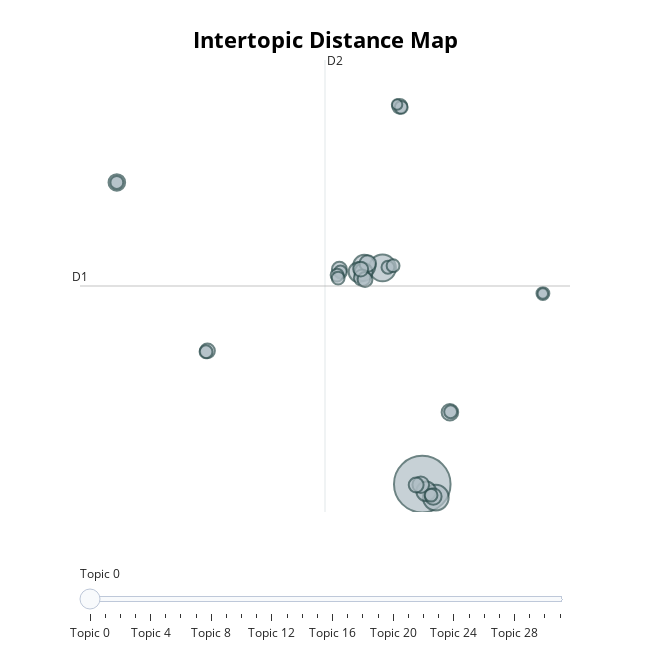

Notebook source saved alongside this figure:
### Code cell
topic_model.visualize_topics()

### Figure 1 — Plotly figure (JSON) as saved in the notebook; plotly's stock layout.template omitted (floating-point values rounded to 4 significant figures)
{"data": [{"customdata": [[0, "chicken | add | going | butter | fried", 58], [1, "mic | drop | yeah | love | scared", 13], [2, "pack | game | fun | lot | minecraft", 12], [3, "eyes | never | known | whole | hell", 9], [4, "oh | jack | mean | bye | guys", 7], [5, "dogs | people | park | city | nasa", 7], [6, "vatr88 | gotta | short | ground | hold", 6], [7, "fen | yet | back | sleep | meeting", 5], [8, "fuck | gonna | rule | man | spider", 5], [9, "number | feet | stretch | steve | pippin", 5], [10, "lion | meme | clanker | juggling | slur", 5], [11, "water | vivomer | fat | fluid | bye", 5], [12, "like | denim | fucking | roommate | people", 5], [13, "spider | marvel | man | bro | zombies", 4], [14, "cat | bean | mittens | tiktok | cats", 4], [15, "continued | eggsy | nobody | carpet | home", 4], [16, "tail | rex | pumpkins | atlas | catsoco", 4], [17, "switch | texas | stunt | wright | scott", 4], [18, "statement | deception | size | graph | occur", 4], [19, "song | happy | babies | brand | sidechain", 3], [20, "sam | brennan | suit | changer | game", 3], [21, "triangle | triangular | score | country | tier", 3], [22, "diesel | fuel | plastic | 000 | plastiline", 3], [23, "peace | rest | reich | chainsaw | truck", 3], [24, "sound | effects | ducking | keyframes | graphics", 3], [25, "want | business | sky | airport | catch", 3], [26, "knows | unhappy | ashamed | discovering | confess", 3], [27, "lenses | lens | camera | 2x | girlfriend", 3], [28, "empathy | peck | soft | toy | validate", 3], [29, "ludwig | contraption | cave | hydrogen | room", 3], [30, "lose | never | mind | whimsy | self", 2], [31, "feels | diseases | tongue | lick | appears", 2]], "hovertemplate": "<b>Topic %{customdata[0]}</b><br>%{customdata[1]}<br>Size: %{customdata[2]}", "legendgroup": "", "marker": {"color": "#B0BEC5", "size": [58, 13, 12, 9, 7, 7, 6, 5, 5, 5, 5, 5, 5, 4, 4, 4, 4, 4, 4, 3, 3, 3, 3, 3, 3, 3, 3, 3, 3, 3, 2, 2], "sizemode": "area", "sizeref": 0.03625, "symbol": "circle", "line": {"color": "DarkSlateGrey", "width": 2}}, "mode": "markers", "name": "", "orientation": "v", "showlegend": false, "x": [3.594, 1.209, 4.405, 0.1107, -0.2311, 3.828, 0.0731, 0.3247, -0.009117, 3.504, 5.252, -14.73, 4.255, 0.1589, -1.378, -0.1001, 3.227, -9.293, 2.239, 1.533, -1.313, 2.332, -14.73, -1.517, 1.842, 4.12, 10.83, -9.379, 5.295, -1.454, 2.082, 10.83], "xaxis": "x", "y": [-7.436, 12.07, -8.65, 12.24, 11.7, -8.076, 11.69, 12.47, 11.18, -7.487, -0.9505, 19.78, -8.551, 11.02, 11.95, 11.96, -7.512, 4.588, 26.65, 12.13, 11.7, 26.55, 19.78, 11.42, 12.27, -8.429, 9.75, 4.504, -0.9078, 11.15, 26.8, 9.751], "yaxis": "y", "type": "scatter"}], "layout": {"xaxis": {"anchor": "y", "domain": [0.0, 1.0], "title": {"text": ""}, "visible": false, "range": [-16.94, 12.46]}, "yaxis": {"anchor": "x", "domain": [0.0, 1.0], "title": {"text": ""}, "visible": false, "range": [-9.948, 30.82]}, "legend": {"tracegroupgap": 0, "itemsizing": "constant"}, "margin": {"t": 60}, "title": {"font": {"size": 22, "color": "Black"}, "text": "<b>Intertopic Distance Map</b>", "y": 0.95, "x": 0.5, "xanchor": "center", "yanchor": "top"}, "hoverlabel": {"font": {"size": 16, "family": "Rockwell"}, "bgcolor": "white"}, "width": 650, "height": 650, "sliders": [{"active": 0, "pad": {"t": 50}, "steps": [{"args": [{"marker.color": [["red", "#B0BEC5", "#B0BEC5", "#B0BEC5", "#B0BEC5", "#B0BEC5", "#B0BEC5", "#B0BEC5", "#B0BEC5", "#B0BEC5", "#B0BEC5", "#B0BEC5", "#B0BEC5", "#B0BEC5", "#B0BEC5", "#B0BEC5", "#B0BEC5", "#B0BEC5", "#B0BEC5", "#B0BEC5", "#B0BEC5", "#B0BEC5", "#B0BEC5", "#B0BEC5", "#B0BEC5", "#B0BEC5", "#B0BEC5", "#B0BEC5", "#B0BEC5", "#B0BEC5", "#B0BEC5", "#B0BEC5"]]}], "label": "Topic 0", "method": "update"}, {"args": [{"marker.color": [["#B0BEC5", "red", "#B0BEC5", "#B0BEC5", "#B0BEC5", "#B0BEC5", "#B0BEC5", "#B0BEC5", "#B0BEC5", "#B0BEC5", "#B0BEC5", "#B0BEC5", "#B0BEC5", "#B0BEC5", "#B0BEC5", "#B0BEC5", "#B0BEC5", "#B0BEC5", "#B0BEC5", "#B0BEC5", "#B0BEC5", "#B0BEC5", "#B0BEC5", "#B0BEC5", "#B0BEC5", "#B0BEC5", "#B0BEC5", "#B0BEC5", "#B0BEC5", "#B0BEC5", "#B0BEC5", "#B0BEC5"]]}], "label": "Topic 1", "method": "update"}, {"args": [{"marker.color": [["#B0BEC5", "#B0BEC5", "red", "#B0BEC5", "#B0BEC5", "#B0BEC5", "#B0BEC5", "#B0BEC5", "#B0BEC5", "#B0BEC5", "#B0BEC5", "#B0BEC5", "#B0BEC5", "#B0BEC5", "#B0BEC5", "#B0BEC5", "#B0BEC5", "#B0BEC5", "#B0BEC5", "#B0BEC5", "#B0BEC5", "#B0BEC5", "#B0BEC5", "#B0BEC5", "#B0BEC5", "#B0BEC5", "#B0BEC5", "#B0BEC5", "#B0BEC5", "#B0BEC5", "#B0BEC5", "#B0BEC5"]]}], "label": "Topic 2", "method": "update"}, {"args": [{"marker.color": [["#B0BEC5", "#B0BEC5", "#B0BEC5", "red", "#B0BEC5", "#B0BEC5", "#B0BEC5", "#B0BEC5", "#B0BEC5", "#B0BEC5", "#B0BEC5", "#B0BEC5", "#B0BEC5", "#B0BEC5", "#B0BEC5", "#B0BEC5", "#B0BEC5", "#B0BEC5", "#B0BEC5", "#B0BEC5", "#B0BEC5", "#B0BEC5", "#B0BEC5", "#B0BEC5", "#B0BEC5", "#B0BEC5", "#B0BEC5", "#B0BEC5", "#B0BEC5", "#B0BEC5", "#B0BEC5", "#B0BEC5"]]}], "label": "Topic 3", "method": "update"}, {"args": [{"marker.color": [["#B0BEC5", "#B0BEC5", "#B0BEC5", "#B0BEC5", "red", "#B0BEC5", "#B0BEC5", "#B0BEC5", "#B0BEC5", "#B0BEC5", "#B0BEC5", "#B0BEC5", "#B0BEC5", "#B0BEC5", "#B0BEC5", "#B0BEC5", "#B0BEC5", "#B0BEC5", "#B0BEC5", "#B0BEC5", "#B0BEC5", "#B0BEC5", "#B0BEC5", "#B0BEC5", "#B0BEC5", "#B0BEC5", "#B0BEC5", "#B0BEC5", "#B0BEC5", "#B0BEC5", "#B0BEC5", "#B0BEC5"]]}], "label": "Topic 4", "method": "update"}, {"args": [{"marker.color": [["#B0BEC5", "#B0BEC5", "#B0BEC5", "#B0BEC5", "#B0BEC5", "red", "#B0BEC5", "#B0BEC5", "#B0BEC5", "#B0BEC5", "#B0BEC5", "#B0BEC5", "#B0BEC5", "#B0BEC5", "#B0BEC5", "#B0BEC5", "#B0BEC5", "#B0BEC5", "#B0BEC5", "#B0BEC5", "#B0BEC5", "#B0BEC5", "#B0BEC5", "#B0BEC5", "#B0BEC5", "#B0BEC5", "#B0BEC5", "#B0BEC5", "#B0BEC5", "#B0BEC5", "#B0BEC5", "#B0BEC5"]]}], "label": "Topic 5", "method": "update"}, {"args": [{"marker.color": [["#B0BEC5", "#B0BEC5", "#B0BEC5", "#B0BEC5", "#B0BEC5", "#B0BEC5", "red", "#B0BEC5", "#B0BEC5", "#B0BEC5", "#B0BEC5", "#B0BEC5", "#B0BEC5", "#B0BEC5", "#B0BEC5", "#B0BEC5", "#B0BEC5", "#B0BEC5", "#B0BEC5", "#B0BEC5", "#B0BEC5", "#B0BEC5", "#B0BEC5", "#B0BEC5", "#B0BEC5", "#B0BEC5", "#B0BEC5", "#B0BEC5", "#B0BEC5", "#B0BEC5", "#B0BEC5", "#B0BEC5"]]}], "label": "Topic 6", "method": "update"}, {"args": [{"marker.color": [["#B0BEC5", "#B0BEC5", "#B0BEC5", "#B0BEC5", "#B0BEC5", "#B0BEC5", "#B0BEC5", "red", "#B0BEC5", "#B0BEC5", "#B0BEC5", "#B0BEC5", "#B0BEC5", "#B0BEC5", "#B0BEC5", "#B0BEC5", "#B0BEC5", "#B0BEC5", "#B0BEC5", "#B0BEC5", "#B0BEC5", "#B0BEC5", "#B0BEC5", "#B0BEC5", "#B0BEC5", "#B0BEC5", "#B0BEC5", "#B0BEC5", "#B0BEC5", "#B0BEC5", "#B0BEC5", "#B0BEC5"]]}], "label": "Topic 7", "method": "update"}, {"args": [{"marker.color": [["#B0BEC5", "#B0BEC5", "#B0BEC5", "#B0BEC5", "#B0BEC5", "#B0BEC5", "#B0BEC5", "#B0BEC5", "red", "#B0BEC5", "#B0BEC5", "#B0BEC5", "#B0BEC5", "#B0BEC5", "#B0BEC5", "#B0BEC5", "#B0BEC5", "#B0BEC5", "#B0BEC5", "#B0BEC5", "#B0BEC5", "#B0BEC5", "#B0BEC5", "#B0BEC5", "#B0BEC5", "#B0BEC5", "#B0BEC5", "#B0BEC5", "#B0BEC5", "#B0BEC5", "#B0BEC5", "#B0BEC5"]]}], "label": "Topic 8", "method": "update"}, {"args": [{"marker.color": [["#B0BEC5", "#B0BEC5", "#B0BEC5", "#B0BEC5", "#B0BEC5", "#B0BEC5", "#B0BEC5", "#B0BEC5", "#B0BEC5", "red", "#B0BEC5", "#B0BEC5", "#B0BEC5", "#B0BEC5", "#B0BEC5", "#B0BEC5", "#B0BEC5", "#B0BEC5", "#B0BEC5", "#B0BEC5", "#B0BEC5", "#B0BEC5", "#B0BEC5", "#B0BEC5", "#B0BEC5", "#B0BEC5", "#B0BEC5", "#B0BEC5", "#B0BEC5", "#B0BEC5", "#B0BEC5", "#B0BEC5"]]}], "label": "Topic 9", "method": "update"}, {"args": [{"marker.color": [["#B0BEC5", "#B0BEC5", "#B0BEC5", "#B0BEC5", "#B0BEC5", "#B0BEC5", "#B0BEC5", "#B0BEC5", "#B0BEC5", "#B0BEC5", "red", "#B0BEC5", "#B0BEC5", "#B0BEC5", "#B0BEC5", "#B0BEC5", "#B0BEC5", "#B0BEC5", "#B0BEC5", "#B0BEC5", "#B0BEC5", "#B0BEC5", "#B0BEC5", "#B0BEC5", "#B0BEC5", "#B0BEC5", "#B0BEC5", "#B0BEC5", "#B0BEC5", "#B0BEC5", "#B0BEC5", "#B0BEC5"]]}], "label": "Topic 10", "method": "update"}, {"args": [{"marker.color": [["#B0BEC5", "#B0BEC5", "#B0BEC5", "#B0BEC5", "#B0BEC5", "#B0BEC5", "#B0BEC5", "#B0BEC5", "#B0BEC5", "#B0BEC5", "#B0BEC5", "red", "#B0BEC5", "#B0BEC5", "#B0BEC5", "#B0BEC5", "#B0BEC5", "#B0BEC5", "#B0BEC5", "#B0BEC5", "#B0BEC5", "#B0BEC5", "#B0BEC5", "#B0BEC5", "#B0BEC5", "#B0BEC5", "#B0BEC5", "#B0BEC5", "#B0BEC5", "#B0BEC5", "#B0BEC5", "#B0BEC5"]]}], "label": "Topic 11", "method": "update"}, {"args": [{"marker.color": [["#B0BEC5", "#B0BEC5", "#B0BEC5", "#B0BEC5", "#B0BEC5", "#B0BEC5", "#B0BEC5", "#B0BEC5", "#B0BEC5", "#B0BEC5", "#B0BEC5", "#B0BEC5", "red", "#B0BEC5", "#B0BEC5", "#B0BEC5", "#B0BEC5", "#B0BEC5", "#B0BEC5", "#B0BEC5", "#B0BEC5", "#B0BEC5", "#B0BEC5", "#B0BEC5", "#B0BEC5", "#B0BEC5", "#B0BEC5", "#B0BEC5", "#B0BEC5", "#B0BEC5", "#B0BEC5", "#B0BEC5"]]}], "label": "Topic 12", "method": "update"}, {"args": [{"marker.color": [["#B0BEC5", "#B0BEC5", "#B0BEC5", "#B0BEC5", "#B0BEC5", "#B0BEC5", "#B0BEC5", "#B0BEC5", "#B0BEC5", "#B0BEC5", "#B0BEC5", "#B0BEC5", "#B0BEC5", "red", "#B0BEC5", "#B0BEC5", "#B0BEC5", "#B0BEC5", "#B0BEC5", "#B0BEC5", "#B0BEC5", "#B0BEC5", "#B0BEC5", "#B0BEC5", "#B0BEC5", "#B0BEC5", "#B0BEC5", "#B0BEC5", "#B0BEC5", "#B0BEC5", "#B0BEC5", "#B0BEC5"]]}], "label": "Topic 13", "method": "update"}, {"args": [{"marker.color": [["#B0BEC5", "#B0BEC5", "#B0BEC5", "#B0BEC5", "#B0BEC5", "#B0BEC5", "#B0BEC5", "#B0BEC5", "#B0BEC5", "#B0BEC5", "#B0BEC5", "#B0BEC5", "#B0BEC5", "#B0BEC5", "red", "#B0BEC5", "#B0BEC5", "#B0BEC5", "#B0BEC5", "#B0BEC5", "#B0BEC5", "#B0BEC5", "#B0BEC5", "#B0BEC5", "#B0BEC5", "#B0BEC5", "#B0BEC5", "#B0BEC5", "#B0BEC5", "#B0BEC5", "#B0BEC5", "#B0BEC5"]]}], "label": "Topic 14", "method": "update"}, {"args": [{"marker.color": [["#B0BEC5", "#B0BEC5", "#B0BEC5", "#B0BEC5", "#B0BEC5", "#B0BEC5", "#B0BEC5", "#B0BEC5", "#B0BEC5", "#B0BEC5", "#B0BEC5", "#B0BEC5", "#B0BEC5", "#B0BEC5", "#B0BEC5", "red", "#B0BEC5", "#B0BEC5", "#B0BEC5", "#B0BEC5", "#B0BEC5", "#B0BEC5", "#B0BEC5", "#B0BEC5", "#B0BEC5", "#B0BEC5", "#B0BEC5", "#B0BEC5", "#B0BEC5", "#B0BEC5", "#B0BEC5", "#B0BEC5"]]}], "label": "Topic 15", "method": "update"}, {"args": [{"marker.color": [["#B0BEC5", "#B0BEC5", "#B0BEC5", "#B0BEC5", "#B0BEC5", "#B0BEC5", "#B0BEC5", "#B0BEC5", "#B0BEC5", "#B0BEC5", "#B0BEC5", "#B0BEC5", "#B0BEC5", "#B0BEC5", "#B0BEC5", "#B0BEC5", "red", "#B0BEC5", "#B0BEC5", "#B0BEC5", "#B0BEC5", "#B0BEC5", "#B0BEC5", "#B0BEC5", "#B0BEC5", "#B0BEC5", "#B0BEC5", "#B0BEC5", "#B0BEC5", "#B0BEC5", "#B0BEC5", "#B0BEC5"]]}], "label": "Topic 16", "method": "update"}, {"args": [{"marker.color": [["#B0BEC5", "#B0BEC5", "#B0BEC5", "#B0BEC5", "#B0BEC5", "#B0BEC5", "#B0BEC5", "#B0BEC5", "#B0BEC5", "#B0BEC5", "#B0BEC5", "#B0BEC5", "#B0BEC5", "#B0BEC5", "#B0BEC5", "#B0BEC5", "#B0BEC5", "red", "#B0BEC5", "#B0BEC5", "#B0BEC5", "#B0BEC5", "#B0BEC5", "#B0BEC5", "#B0BEC5", "#B0BEC5", "#B0BEC5", "#B0BEC5", "#B0BEC5", "#B0BEC5", "#B0BEC5", "#B0BEC5"]]}], "label": "Topic 17", "method": "update"}, {"args": [{"marker.color": [["#B0BEC5", "#B0BEC5", "#B0BEC5", "#B0BEC5", "#B0BEC5", "#B0BEC5", "#B0BEC5", "#B0BEC5", "#B0BEC5", "#B0BEC5", "#B0BEC5", "#B0BEC5", "#B0BEC5", "#B0BEC5", "#B0BEC5", "#B0BEC5", "#B0BEC5", "#B0BEC5", "red", "#B0BEC5", "#B0BEC5", "#B0BEC5", "#B0BEC5", "#B0BEC5", "#B0BEC5", "#B0BEC5", "#B0BEC5", "#B0BEC5", "#B0BEC5", "#B0BEC5", "#B0BEC5", "#B0BEC5"]]}], "label": "Topic 18", "method": "update"}, {"args": [{"marker.color": [["#B0BEC5", "#B0BEC5", "#B0BEC5", "#B0BEC5", "#B0BEC5", "#B0BEC5", "#B0BEC5", "#B0BEC5", "#B0BEC5", "#B0BEC5", "#B0BEC5", "#B0BEC5", "#B0BEC5", "#B0BEC5", "#B0BEC5", "#B0BEC5", "#B0BEC5", "#B0BEC5", "#B0BEC5", "red", "#B0BEC5", "#B0BEC5", "#B0BEC5", "#B0BEC5", "#B0BEC5", "#B0BEC5", "#B0BEC5", "#B0BEC5", "#B0BEC5", "#B0BEC5", "#B0BEC5", "#B0BEC5"]]}], "label": "Topic 19", "method": "update"}, {"args": [{"marker.color": [["#B0BEC5", "#B0BEC5", "#B0BEC5", "#B0BEC5", "#B0BEC5", "#B0BEC5", "#B0BEC5", "#B0BEC5", "#B0BEC5", "#B0BEC5", "#B0BEC5", "#B0BEC5", "#B0BEC5", "#B0BEC5", "#B0BEC5", "#B0BEC5", "#B0BEC5", "#B0BEC5", "#B0BEC5", "#B0BEC5", "red", "#B0BEC5", "#B0BEC5", "#B0BEC5", "#B0BEC5", "#B0BEC5", "#B0BEC5", "#B0BEC5", "#B0BEC5", "#B0BEC5", "#B0BEC5", "#B0BEC5"]]}], "label": "Topic 20", "method": "update"}, {"args": [{"marker.color": [["#B0BEC5", "#B0BEC5", "#B0BEC5", "#B0BEC5", "#B0BEC5", "#B0BEC5", "#B0BEC5", "#B0BEC5", "#B0BEC5", "#B0BEC5", "#B0BEC5", "#B0BEC5", "#B0BEC5", "#B0BEC5", "#B0BEC5", "#B0BEC5", "#B0BEC5", "#B0BEC5", "#B0BEC5", "#B0BEC5", "#B0BEC5", "red", "#B0BEC5", "#B0BEC5", "#B0BEC5", "#B0BEC5", "#B0BEC5", "#B0BEC5", "#B0BEC5", "#B0BEC5", "#B0BEC5", "#B0BEC5"]]}], "label": "Topic 21", "method": "update"}, {"args": [{"marker.color": [["#B0BEC5", "#B0BEC5", "#B0BEC5", "#B0BEC5", "#B0BEC5", "#B0BEC5", "#B0BEC5", "#B0BEC5", "#B0BEC5", "#B0BEC5", "#B0BEC5", "#B0BEC5", "#B0BEC5", "#B0BEC5", "#B0BEC5", "#B0BEC5", "#B0BEC5", "#B0BEC5", "#B0BEC5", "#B0BEC5", "#B0BEC5", "#B0BEC5", "red", "#B0BEC5", "#B0BEC5", "#B0BEC5", "#B0BEC5", "#B0BEC5", "#B0BEC5", "#B0BEC5", "#B0BEC5", "#B0BEC5"]]}], "label": "Topic 22", "method": "update"}, {"args": [{"marker.color": [["#B0BEC5", "#B0BEC5", "#B0BEC5", "#B0BEC5", "#B0BEC5", "#B0BEC5", "#B0BEC5", "#B0BEC5", "#B0BEC5", "#B0BEC5", "#B0BEC5", "#B0BEC5", "#B0BEC5", "#B0BEC5", "#B0BEC5", "#B0BEC5", "#B0BEC5", "#B0BEC5", "#B0BEC5", "#B0BEC5", "#B0BEC5", "#B0BEC5", "#B0BEC5", "red", "#B0BEC5", "#B0BEC5", "#B0BEC5", "#B0BEC5", "#B0BEC5", "#B0BEC5", "#B0BEC5", "#B0BEC5"]]}], "label": "Topic 23", "method": "update"}, {"args": [{"marker.color": [["#B0BEC5", "#B0BEC5", "#B0BEC5", "#B0BEC5", "#B0BEC5", "#B0BEC5", "#B0BEC5", "#B0BEC5", "#B0BEC5", "#B0BEC5", "#B0BEC5", "#B0BEC5", "#B0BEC5", "#B0BEC5", "#B0BEC5", "#B0BEC5", "#B0BEC5", "#B0BEC5", "#B0BEC5", "#B0BEC5", "#B0BEC5", "#B0BEC5", "#B0BEC5", "#B0BEC5", "red", "#B0BEC5", "#B0BEC5", "#B0BEC5", "#B0BEC5", "#B0BEC5", "#B0BEC5", "#B0BEC5"]]}], "label": "Topic 24", "method": "update"}, {"args": [{"marker.color": [["#B0BEC5", "#B0BEC5", "#B0BEC5", "#B0BEC5", "#B0BEC5", "#B0BEC5", "#B0BEC5", "#B0BEC5", "#B0BEC5", "#B0BEC5", "#B0BEC5", "#B0BEC5", "#B0BEC5", "#B0BEC5", "#B0BEC5", "#B0BEC5", "#B0BEC5", "#B0BEC5", "#B0BEC5", "#B0BEC5", "#B0BEC5", "#B0BEC5", "#B0BEC5", "#B0BEC5", "#B0BEC5", "red", "#B0BEC5", "#B0BEC5", "#B0BEC5", "#B0BEC5", "#B0BEC5", "#B0BEC5"]]}], "label": "Topic 25", "method": "update"}, {"args": [{"marker.color": [["#B0BEC5", "#B0BEC5", "#B0BEC5", "#B0BEC5", "#B0BEC5", "#B0BEC5", "#B0BEC5", "#B0BEC5", "#B0BEC5", "#B0BEC5", "#B0BEC5", "#B0BEC5", "#B0BEC5", "#B0BEC5", "#B0BEC5", "#B0BEC5", "#B0BEC5", "#B0BEC5", "#B0BEC5", "#B0BEC5", "#B0BEC5", "#B0BEC5", "#B0BEC5", "#B0BEC5", "#B0BEC5", "#B0BEC5", "red", "#B0BEC5", "#B0BEC5", "#B0BEC5", "#B0BEC5", "#B0BEC5"]]}], "label": "Topic 26", "method": "update"}, {"args": [{"marker.color": [["#B0BEC5", "#B0BEC5", "#B0BEC5", "#B0BEC5", "#B0BEC5", "#B0BEC5", "#B0BEC5", "#B0BEC5", "#B0BEC5", "#B0BEC5", "#B0BEC5", "#B0BEC5", "#B0BEC5", "#B0BEC5", "#B0BEC5", "#B0BEC5", "#B0BEC5", "#B0BEC5", "#B0BEC5", "#B0BEC5", "#B0BEC5", "#B0BEC5", "#B0BEC5", "#B0BEC5", "#B0BEC5", "#B0BEC5", "#B0BEC5", "red", "#B0BEC5", "#B0BEC5", "#B0BEC5", "#B0BEC5"]]}], "label": "Topic 27", "method": "update"}, {"args": [{"marker.color": [["#B0BEC5", "#B0BEC5", "#B0BEC5", "#B0BEC5", "#B0BEC5", "#B0BEC5", "#B0BEC5", "#B0BEC5", "#B0BEC5", "#B0BEC5", "#B0BEC5", "#B0BEC5", "#B0BEC5", "#B0BEC5", "#B0BEC5", "#B0BEC5", "#B0BEC5", "#B0BEC5", "#B0BEC5", "#B0BEC5", "#B0BEC5", "#B0BEC5", "#B0BEC5", "#B0BEC5", "#B0BEC5", "#B0BEC5", "#B0BEC5", "#B0BEC5", "red", "#B0BEC5", "#B0BEC5", "#B0BEC5"]]}], "label": "Topic 28", "method": "update"}, {"args": [{"marker.color": [["#B0BEC5", "#B0BEC5", "#B0BEC5", "#B0BEC5", "#B0BEC5", "#B0BEC5", "#B0BEC5", "#B0BEC5", "#B0BEC5", "#B0BEC5", "#B0BEC5", "#B0BEC5", "#B0BEC5", "#B0BEC5", "#B0BEC5", "#B0BEC5", "#B0BEC5", "#B0BEC5", "#B0BEC5", "#B0BEC5", "#B0BEC5", "#B0BEC5", "#B0BEC5", "#B0BEC5", "#B0BEC5", "#B0BEC5", "#B0BEC5", "#B0BEC5", "#B0BEC5", "red", "#B0BEC5", "#B0BEC5"]]}], "label": "Topic 29", "method": "update"}, {"args": [{"marker.color": [["#B0BEC5", "#B0BEC5", "#B0BEC5", "#B0BEC5", "#B0BEC5", "#B0BEC5", "#B0BEC5", "#B0BEC5", "#B0BEC5", "#B0BEC5", "#B0BEC5", "#B0BEC5", "#B0BEC5", "#B0BEC5", "#B0BEC5", "#B0BEC5", "#B0BEC5", "#B0BEC5", "#B0BEC5", "#B0BEC5", "#B0BEC5", "#B0BEC5", "#B0BEC5", "#B0BEC5", "#B0BEC5", "#B0BEC5", "#B0BEC5", "#B0BEC5", "#B0BEC5", "#B0BEC5", "red", "#B0BEC5"]]}], "label": "Topic 30", "method": "update"}, {"args": [{"marker.color": [["#B0BEC5", "#B0BEC5", "#B0BEC5", "#B0BEC5", "#B0BEC5", "#B0BEC5", "#B0BEC5", "#B0BEC5", "#B0BEC5", "#B0BEC5", "#B0BEC5", "#B0BEC5", "#B0BEC5", "#B0BEC5", "#B0BEC5", "#B0BEC5", "#B0BEC5", "#B0BEC5", "#B0BEC5", "#B0BEC5", "#B0BEC5", "#B0BEC5", "#B0BEC5", "#B0BEC5", "#B0BEC5", "#B0BEC5", "#B0BEC5", "#B0BEC5", "#B0BEC5", "#B0BEC5", "#B0BEC5", "red"]]}], "label": "Topic 31", "method": "update"}]}], "shapes": [{"line": {"color": "#CFD8DC", "width": 2}, "type": "line", "x0": -2.242, "x1": -2.242, "y0": -9.948, "y1": 30.82}, {"line": {"color": "#9E9E9E", "width": 2}, "type": "line", "x0": -16.94, "x1": 12.46, "y0": 10.44, "y1": 10.44}], "annotations": [{"showarrow": false, "text": "D1", "x": -16.94, "y": 10.44, "yshift": 10}, {"showarrow": false, "text": "D2", "x": -2.242, "xshift": 10, "y": 30.82}]}}
